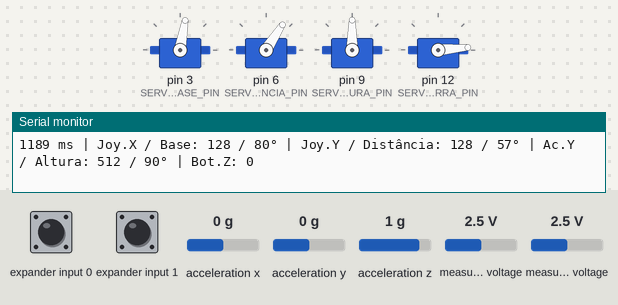
The sketch below on a simulated Arduino Uno, built with avr-gcc and run on an emulated ATmega328P. On the bench: 4 × servo, the last lines printed to the serial monitor. Wiring (inferred from the names in the program): Wii Nunchuk at I2C address 0x52. The inputs (shaded band) are chosen by the test bench; at power-on: acceleration y 0 g, measured voltage 2.5 V, expander input 0 HIGH, expander input 1 HIGH, acceleration x 0 g, acceleration z 1 g.

Above: at 1.2 s.
1.3 s: acceleration y set to -1.4 g
At 2.2 s:
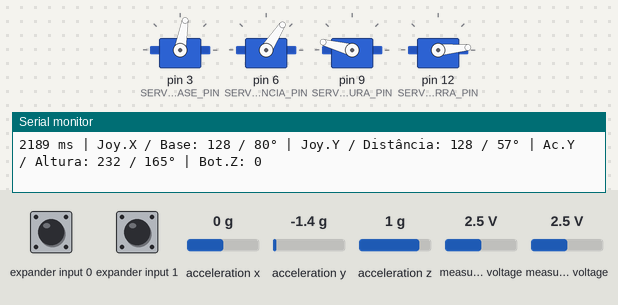
2.9 s: measured voltage (sensor 200) set to 0.1 V
At 3.5 s:
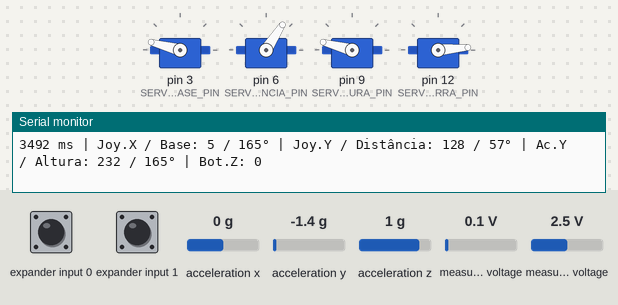
4.6 s: expander input 0 pulled LOW for 0.15 s
At 4.7 s:
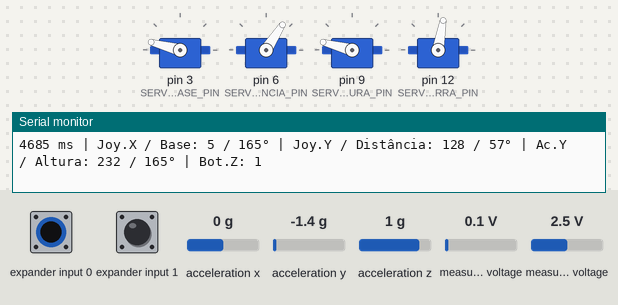
6.2 s: expander input 0 pulled LOW for 3.2 s
At 10.0 s:
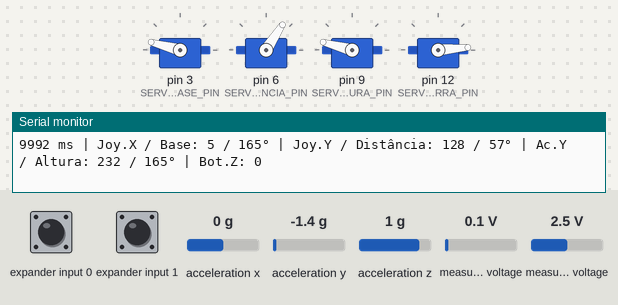
Timing chart, 0 to 11.5 s (numbered marks = the images above; inputs shaded):
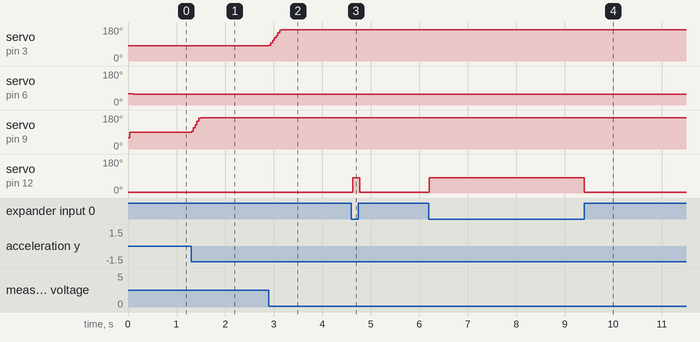

The sketch:

MeArmWiiNunchuk.ino
```cpp
/*

  https://jaafreitas.github.io/MeArmWiiNunchuk/

 */
#include <Wire.h>
#include <Servo.h>
#include "WiiNunchuk.h"

#define SERVO_BASE_PIN 3
#define SERVO_DISTANCIA_PIN 6
#define SERVO_ALTURA_PIN 9
#define SERVO_GARRA_PIN 12

#define NUNCHUK_JOY_X_MIN 20
#define NUNCHUK_JOY_X_CENTRO 127
#define NUNCHUK_JOY_X_MAX 220

#define NUNCHUK_JOY_Y_MIN 35
#define NUNCHUK_JOY_Y_CENTRO 133
#define NUNCHUK_JOY_Y_MAX 228

// AccY varia aproximadamente entre 280 e 720.
#define NUNCHUK_ACC_Y_MIN 350
#define NUNCHUK_ACC_Y_CENTRO 512
#define NUNCHUK_ACC_Y_MAX 640


// Quando conectado na USB, precisamos de pelo menos 30 milisegundos para
// garantirmos a estabilidade na leitura.
#define SERVO_MIN_ATUALIZACAO 30

#define AMOSTRAS SERVO_MIN_ATUALIZACAO

unsigned long joyxTotal = 0;
uint8_t joyx[AMOSTRAS];

unsigned long joyyTotal = 0;
uint8_t joyy[AMOSTRAS];

unsigned long accyTotal = 0;
uint16_t accy[AMOSTRAS];

unsigned int indiceAmostra = 0;

Servo servoBase, servoDistancia, servoAltura, servoGarra;

unsigned long tempoAnterior = 0;

void setup() {
  Serial.begin(115200);
  Serial.println();
  Serial.println("*** MeArm ***");

  for (int i = 0; i < AMOSTRAS; i++) {
    joyx[i] = NUNCHUK_JOY_X_CENTRO;
    joyxTotal += joyx[i];

    joyy[i] = NUNCHUK_JOY_Y_CENTRO;
    joyyTotal += joyy[i];

    accy[i] = NUNCHUK_ACC_Y_CENTRO;
    accyTotal += accy[i];
  }

  nunchuk_init();

  servoBase.attach(SERVO_BASE_PIN);
  servoDistancia.attach(SERVO_DISTANCIA_PIN);
  servoAltura.attach(SERVO_ALTURA_PIN);
  servoGarra.attach(SERVO_GARRA_PIN);

  // Posição de descanso caso o Nunchuk não esteja conectado.
  servoBase.write(80);
  servoDistancia.write(60);
  servoAltura.write(60);
  servoGarra.write(5);
}

void loop() {
  if (nunchuk_get_data()) {
    joyxTotal = joyxTotal - joyx[indiceAmostra];
    joyx[indiceAmostra] = nunchuk_joyx();
    joyxTotal = joyxTotal + joyx[indiceAmostra];
    unsigned long joyxAverage = joyxTotal / AMOSTRAS;
    int servoBaseAngulo;
    if (joyxAverage >= NUNCHUK_JOY_X_CENTRO) {
      servoBaseAngulo = max(map(joyxAverage, NUNCHUK_JOY_X_CENTRO, NUNCHUK_JOY_X_MAX, 80, 10), 10);
    } else {
      servoBaseAngulo = min(map(joyxAverage, NUNCHUK_JOY_X_MIN, NUNCHUK_JOY_X_CENTRO, 165, 80), 165);
    }

    joyyTotal = joyyTotal - joyy[indiceAmostra];
    joyy[indiceAmostra] = nunchuk_joyy();
    joyyTotal = joyyTotal + joyy[indiceAmostra];
    unsigned long joyyAverage = joyyTotal / AMOSTRAS;
    int servoDistanciaAngulo;
    if (joyyAverage >= NUNCHUK_JOY_Y_CENTRO) {
      servoDistanciaAngulo = min(map(joyyAverage, NUNCHUK_JOY_Y_CENTRO, NUNCHUK_JOY_Y_MAX, 60, 150), 150);
    } else {
      servoDistanciaAngulo = max(map(joyyAverage, NUNCHUK_JOY_Y_MIN, NUNCHUK_JOY_Y_CENTRO, 20, 60), 20);
    }

    accyTotal = accyTotal - accy[indiceAmostra];
    accy[indiceAmostra] = nunchuk_accely();
    accyTotal = accyTotal + accy[indiceAmostra];
    unsigned long accyAverage = accyTotal / AMOSTRAS;
    int servoAlturaAngulo;
    if (accyAverage >= NUNCHUK_ACC_Y_CENTRO) {
      servoAlturaAngulo = max(map(accyAverage, NUNCHUK_ACC_Y_CENTRO, NUNCHUK_ACC_Y_MAX, 90, 60), 60);
    } else {
      servoAlturaAngulo = min(map(accyAverage, NUNCHUK_ACC_Y_MIN, NUNCHUK_ACC_Y_CENTRO, 165, 90), 165);
    }

    indiceAmostra += 1;
    if (indiceAmostra >= AMOSTRAS) {
      indiceAmostra = 0;
    }

    bool zbut = nunchuk_zbutton();
    int servoGarraAngulo;
    if (zbut) {
      servoGarraAngulo = 80;
    } else {
      servoGarraAngulo = 5;
    }

    unsigned long tempoAtual = millis();
    if (tempoAtual - tempoAnterior >= SERVO_MIN_ATUALIZACAO) {
      servoBase.write(servoBaseAngulo);
      servoDistancia.write(servoDistanciaAngulo);
      servoAltura.write(servoAlturaAngulo);
      servoGarra.write(servoGarraAngulo);

      tempoAnterior = tempoAtual;
    }

    // Informações para depuração.
    Serial.print(tempoAtual); Serial.print(" ms");

    Serial.print(" | Joy.X / Base: "); Serial.print(joyxAverage);
    Serial.print(" / "); Serial.print(servoBaseAngulo); Serial.print("°");

    Serial.print(" | Joy.Y / Distância: "); Serial.print(joyyAverage);
    Serial.print(" / "); Serial.print(servoDistanciaAngulo); Serial.print("°");

    Serial.print(" | Ac.Y / Altura: "); Serial.print(accyAverage);
    Serial.print(" / "); Serial.print(servoAlturaAngulo); Serial.print("°");

    Serial.print(" | Bot.Z: "); Serial.print(zbut);

    Serial.println();
  }
}
```

WiiNunchuk.h
```cpp
/*

  Biblioteca de comunicação com o Wii Nunchuk baseada em
  http://todbot.com/blog/bionicarduino/

*/

// Nunchuk I2C address
#define NUNCHUK_ADDRESS 0x52

#include <Arduino.h>

// Stores nunchuk data.
static uint8_t nunchuk_buf[6];

// Uses port C (analog in) pins as power & ground for Nunchuk.
static void nunchuk_setpowerpins() {
#define pwrpin PORTC3 // pin A2
#define gndpin PORTC2 // pin A3
  DDRC |= _BV(pwrpin) | _BV(gndpin);
  PORTC &= ~ _BV(gndpin);
  PORTC |=  _BV(pwrpin);
  delay(100);  // wait for things to stabilize.
}

// Initialize the I2C system, join the I2C bus,
// and tell the Nunchuk we're talking to it.
static void nunchuk_init(bool encrypted = false) {
  Wire.begin();
  if (encrypted) {
    Wire.beginTransmission(NUNCHUK_ADDRESS);
    Wire.write((uint8_t)0x40);
    Wire.write((uint8_t)0x00);
    Wire.endTransmission();
  }
  else {
    Wire.beginTransmission(NUNCHUK_ADDRESS);
    Wire.write((uint8_t)0xF0);
    Wire.write((uint8_t)0x55);
    Wire.endTransmission();

    Wire.beginTransmission(NUNCHUK_ADDRESS);
    Wire.write((uint8_t)0xFB);
    Wire.write((uint8_t)0x00);
    Wire.endTransmission();
  }
}

// Send a request for data to the nunchuk.
static void nunchuk_send_request() {
  Wire.beginTransmission(NUNCHUK_ADDRESS);
  Wire.write((uint8_t)0x00);
  Wire.endTransmission();
}

// Encode data to format that most wiimote drivers except
// only needed if you use one of the regular wiimote drivers
static char nunchuk_decode_byte (char x, bool encrypted = false) {
  if (encrypted) {
    x = (x ^ 0x17) + 0x17;
  }
  return x;
}

// Receive data back from the nunchuk.
// Returns true on successful read and false on failure.
static bool nunchuk_get_data() {
  int cnt = 0;
  // Requesting 6 bytes from Nunchuk.
  Wire.requestFrom(NUNCHUK_ADDRESS, 6);
  while (Wire.available()) {
    nunchuk_buf[cnt] = nunchuk_decode_byte(Wire.read());
    cnt++;
  }
  nunchuk_send_request();  // send request for next data payload
  // Check if we received 6 bytes.
  return (cnt >= 5);
}

// Returns ZButton state:
// True = pressed; False = notpressed
static bool nunchuk_zbutton() {
  return ((nunchuk_buf[5] >> 0) & 1) ? 0 : 1;
}

// Returns CButton state:
// True = pressed; False = notpressed
static bool nunchuk_cbutton() {
  return ((nunchuk_buf[5] >> 1) & 1) ? 0 : 1;
}

// Returns value of x-axis joystick.
static uint8_t nunchuk_joyx() {
  return nunchuk_buf[0];
}

// Returns value of y-axis joystick.
static uint8_t nunchuk_joyy() {
  return nunchuk_buf[1];
}

// Returns value of x-axis accelerometer.
static uint16_t  nunchuk_accelx() {
  return ((uint16_t) nunchuk_buf[2] << 2) | ((nunchuk_buf[5] >> 2) & 3);
}

// Returns value of y-axis accelerometer.
static uint16_t nunchuk_accely() {
  return ((uint16_t) nunchuk_buf[3] << 2) | ((nunchuk_buf[5] >> 4) & 3);
}

// Returns value of z-axis accelerometer.
static uint16_t nunchuk_accelz() {
  return ((uint16_t) nunchuk_buf[4] << 2) | ((nunchuk_buf[5] >> 6) & 3);
}
```

Measured:
- after the input at 1.3 s, servo on pin 9 (SERVO_ALTURA_PIN): 90° → 165° at once
- after the input at 2.9 s, servo on pin 3 (SERVO_BASE_PIN): 80° → 165° at once
- after the input at 4.6 s, servo on pin 12 (SERVO_GARRA_PIN): 5° → 80° at once, → 5° 0.15 s later
- after the input at 6.2 s, servo on pin 12 (SERVO_GARRA_PIN): 5° → 80° at once, → 5° 3.2 s later
